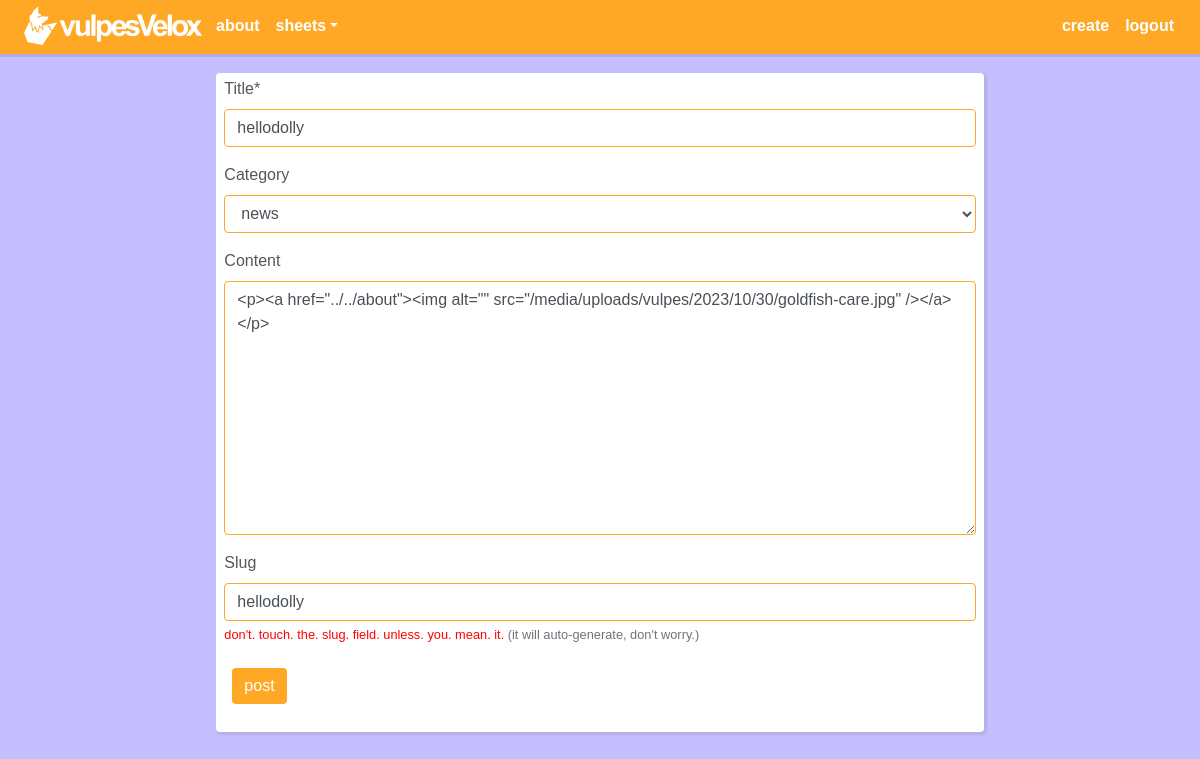
/post/hellodolly/update/ (signed in), run on the app's committed database.
### blog/models.py (models this page shows, shortened)
class Post(models.Model):
    class Meta:
        ordering = ['category', '-date_posted']
    objects = CustomManager()
    author      = models.ForeignKey(User, on_delete=models.CASCADE)
    title       = models.CharField(max_length=60)
    category    = models.ForeignKey(Category, blank=True, null=True, on_delete=models.CASCADE)
    content     = RichTextUploadingField(
                                    external_plugin_resources=[(
                                        'youtube',
                                        '/static/ckeditor/ckeditor/plugins/youtube/',
                                        'plugin.js'
                                        )],
                                        blank=True,
                                        null=True,
                                    )
    date_posted = models.DateTimeField(default=timezone.now)
    updated     = models.DateTimeField(auto_now=True)
    slug        = models.SlugField(max_length=70, blank=True, null=True, help_text='<font color="red">don\'t. touch. the. slug. field. unless. you. mean. it.</font> (it will auto-generate, don\'t worry.)')

### blog/views.py (the view, shortened to what this page needs)
# urls.py: path('post/<slug:slug>/update/', PostUpdateView.as_view(), name='post-update'),
class PostUpdateView(LoginRequiredMixin, UserPassesTestMixin, UpdateView):
    form_class = PostCreateForm
    model = Post
    success_url = '/post/{slug}'
    def test_func(self):
        post = self.get_object()
        if self.request.user == post.author:
            return True
        return False

### blog/forms.py (shortened to what this page needs)
class PostCreateForm(forms.ModelForm):
    class Meta:
        model = Post
        fields = [
            'title',
            'category',
            'content',
            'slug'
        ]

### blog/models.py (called while the page is built)
    def __str__(self):
        return self.name

### blog/templates/blog/post_form.html (shortened to what this page needs)
{% extends 'vault/base.html' %}
{% load crispy_forms_tags %}
{% block content %}
  <div class="content-section">
    <form class="" method="POST">
        {{ form|crispy }}
      <div class="form-group">
        <button class="btn btn-secondary ml-2 mt-2 mr-2 mb-2" type="submit">post</button>
      </div>
    </form>
  </div>
{% endblock %}

### vault/static/main.css (style rules this page uses)
* { margin: 0; }
body { background: #c5bfff; margin-top: 4.1rem; }
div, p { color: #565656; font-family: arial; margin-top: 0px; }
.btn-secondary { background: #FFA826; color: #FFFFFF; border: none; box-shadow:none; }
.content-section { background: #FFFFFF; padding: 4px 8px 4px; border-radius: 4px; margin-top: 5px; margin-bottom: 5px; box-shadow: 0.1rem 0.1rem 0.1rem 0.1rem rgba(61, 61, 41, 0.1); }
.form-control { border-color: #FFA826; }

### data on the page
Post: title "hellodolly", category "news", content "<p><a href=\"../../about\"><img alt=\"\" src=\"/media/uploads/vulpes/2023/10/30/goldfish-care.jpg\" /></a></p>", slug "hellodolly"
